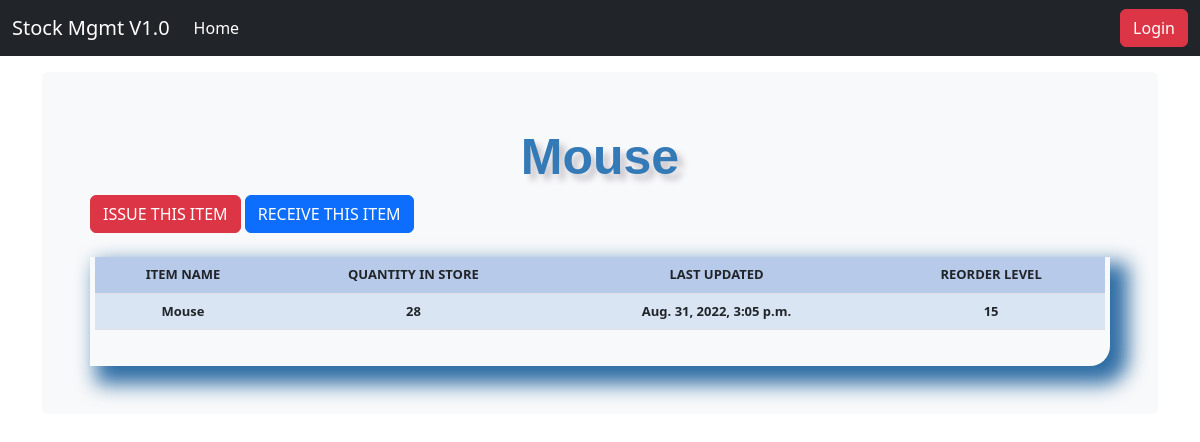
Screenshot of /stock_detail/4/ with the database file from the repository.
### stockmgmt/models.py (models this page shows, shortened)
class Stock(models.Model):
    category = models.ForeignKey(Category, on_delete=models.CASCADE, blank=True)
    item_name = models.CharField(max_length=50, blank=True, null=True)
    quality = models.IntegerField(default='0', blank=True, null=True)
    receive_quantity = models.IntegerField(default='0', blank=True, null=True)
    receive_by = models.CharField(max_length=50, blank=True, null=True)
    issue_quantity = models.IntegerField(default='0', blank=True, null=True)
    issue_by = models.CharField(max_length=50, blank=True, null=True)
    issue_to = models.CharField(max_length=50, blank=True, null=True)
    phone_number = models.CharField(max_length=50, blank=True, null=True)
    created_by = models.CharField(max_length=50, blank=True, null=True)
    reorder_level = models.IntegerField(default='0', blank=True, null=True)
    last_updated = models.DateTimeField(auto_now_add=False, auto_now=True)
    timestamp = models.DateTimeField(auto_now_add=True, auto_now=False)

### stockmgmt/views.py (the view)
# urls.py: path('stock_detail/<str:pk>/', views.stock_detail, name="stock_detail"),
def stock_detail(request, pk):
    queryset = Stock.objects.get(id=pk)
    context = {
        "title": queryset.item_name,
        "queryset": queryset
    }
    return render(request, "stock_detail.html", context)

### stockmgmt/templates/stock_detail.html (shortened to what this page needs)
{% load static %}
{% load crispy_forms_tags %}
<!DOCTYPE html>
<html lang="en">
  <head>
<link href="{% static 'css/stylesheet.css' %}" rel="stylesheet">
<link href="https://cdn.jsdelivr.net/npm/bootstrap@5.2.0/dist/css/bootstrap.min.css" rel="stylesheet"
integrity="sha384-gH2yIJqKdNHPEq0n4Mqa/HGKIhSkIHeL5AyhkYV8i59U5AR6csBvApHHNl/vI1Bx">
    <link href="{% static 'css/navbar-top-fixed.css' %}" rel="stylesheet">
  </head>
  <body>
{% include 'navbar.html' %}
<main class="container">
  <div class="bg-light p-5 rounded">
    <div class='header'>{{title}}</div>
    <a href="{% url 'issue_items' queryset.id %}"><div class='btn btn-danger'>ISSUE THIS ITEM</div></a>
    <a href="{% url 'receive_items' queryset.id %}"><div class='btn btn-primary'>RECEIVE THIS ITEM</div></a>
            <br><br>
            <div class='display_table'>
                <table class='table'>
                    <tr>
                        <th>ITEM NAME</th>
                        <th>QUANTITY IN STORE</th>
                        <th>LAST UPDATED</th>
                        <th>REORDER LEVEL</th>
                    </tr>
                    <tr>
                        <th>{{queryset.item_name}}</th>
                        <th>{{queryset.quality}}</th>
                        <th>{{queryset.last_updated}}</th>
                        <th>{{queryset.reorder_level}}</th>
                    </tr>
                </table>
            </div>
  </div>
</main>
  </body>
</html>

### stockmgmt/static/css/stylesheet.css (style rules this page uses)
body { background-color: #34eb6b; }
.table { font-size: 13px; text-align: center; width: 95%; margin: auto; }
.table tr:nth-child(odd) { background: #B8CAEA; }
.table tr:nth-child(even) { background: #dae5f4; }
th { background: #337ab7; }
.display_table { border-bottom-right-radius: 20px; padding-left: 5px; padding-right: 5px; padding-bottom: 20px; box-shadow: 12px 12px 20px 6px #2e6da4; }
.header { font-family: helvetica; color: #337ab7; font-size: 50px; width: 100%; text-align: center; text-shadow: 6px 6px 6px #c9c6cc; display: block; font-weight: bolder; }

### stockmgmt/static/css/navbar-top-fixed.css (style rules this page uses)
body { min-height: 75rem; padding-top: 4.5rem; }

### rows the page displays
Stock: item_name "Mouse", quality "28", last_updated "Aug. 31, 2022, 3:05 p.m.", reorder_level "15"
